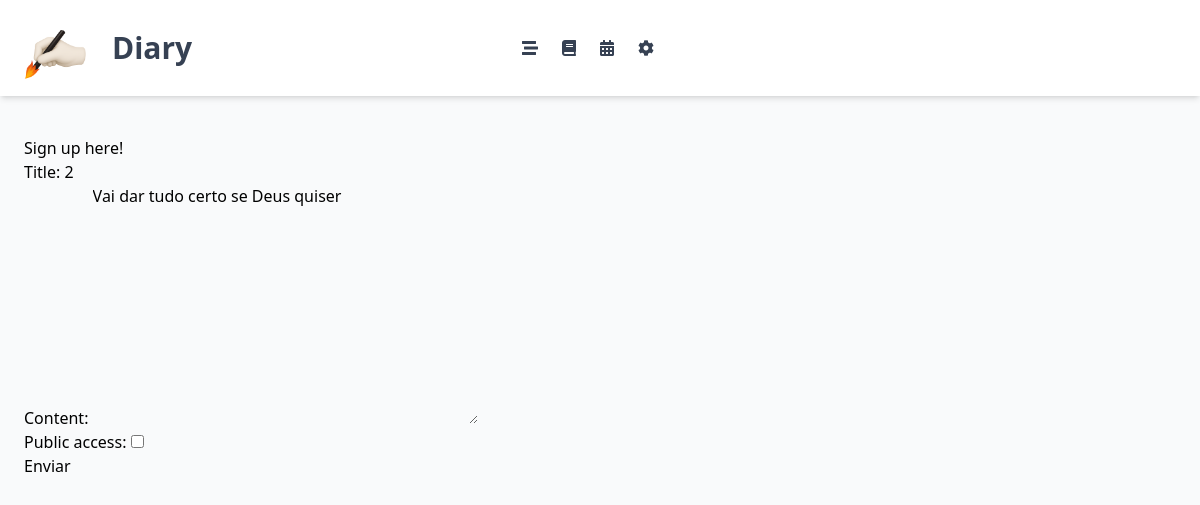
The app's page /post/edit/3, older data.
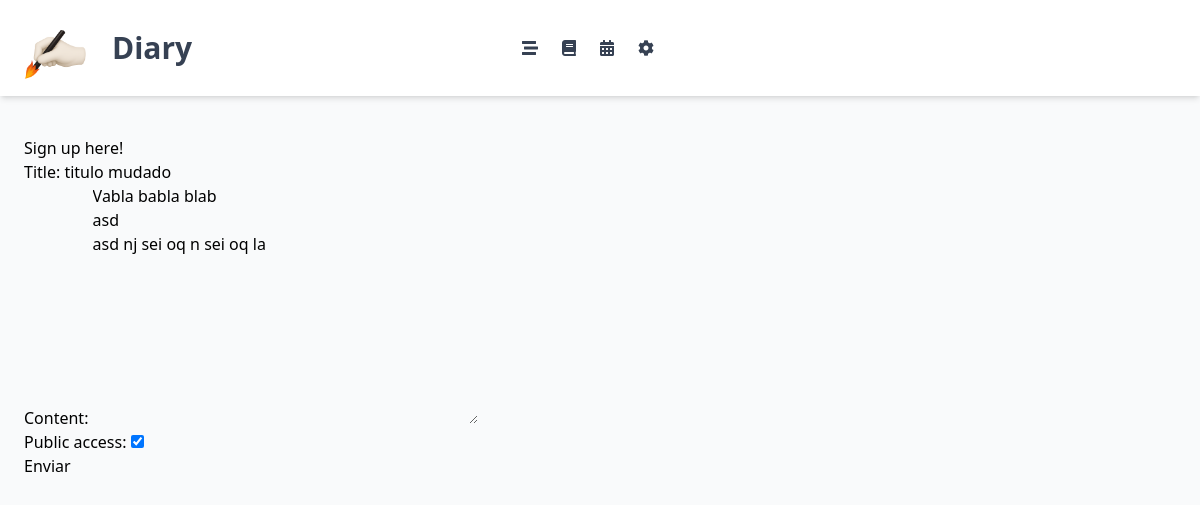
The same page, newer data.
### page/models.py (models this page shows)
class Page(models.Model):
    author = models.ForeignKey(CustomUser, null=True, on_delete=models.CASCADE)
    title = models.CharField(max_length=50)
    content = models.TextField(max_length=900)
    publication_date = models.DateTimeField(auto_now_add=True)
    public_access = models.BooleanField(default=False)

### page/views.py (the view)
# urls.py: path('post/edit/<int:page_id>', post_edit, name='post_edit')
def post_edit(request, page_id):
    page = Page.objects.get(pk=page_id)
    if request.method == 'POST':
        form = PageForm(request.POST, instance=page)
        if form.is_valid():
            form.save()
            return redirect('user_post')
    else:
        form = PageForm(instance=page)
    return render(request, 'page/post_edit.html', {'form': form})

### page/forms.py
class PageForm(forms.ModelForm):
    class Meta:
        model = Page
        fields  = ['title', 'content', 'public_access']

### page/templates/page/post_edit.html
{% extends "theme/base.html" %}
{% block content %}
<div class="container">
    <h2 class="title">Sign up here!</h2>
    <form class="form-group" method="POST">
        {% csrf_token %} {{ form.as_p }}
        <button type="submit" class="send-button">Enviar</button>
    </form>
</div>
{% endblock %}

Row changes from the older to the newer data that the page shows:
changed Page: title "2" → "titulo mudado"; content "Vai dar tudo certo se Deus quiser" → "Vabla babla blab asd asd nj sei oq n sei oq la"; public_access "☐" → "☑"
